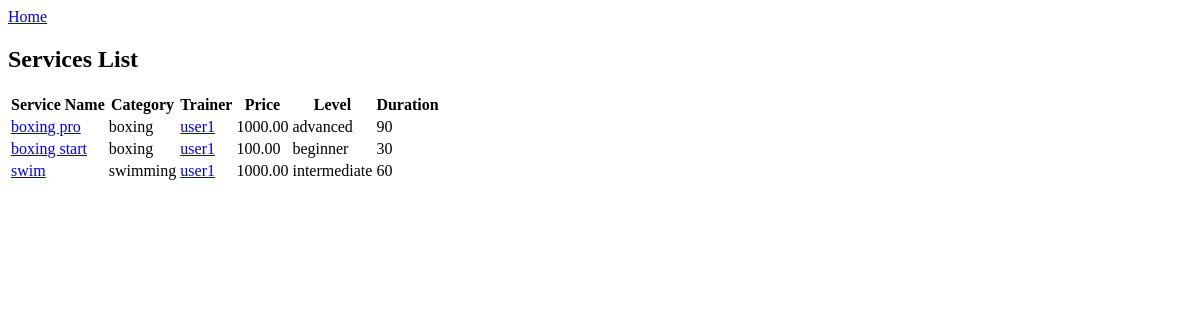
/services/, run on an earlier commit of the app's database.
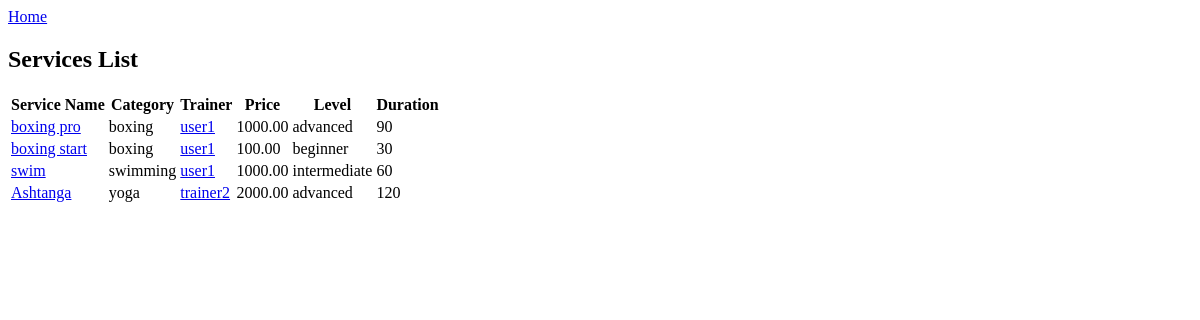
And on a later commit of the database.
### trainer/models.py (models this page shows, shortened)
class Service(models.Model):
    name = models.CharField(max_length=50)
    category = models.ForeignKey(Category, on_delete=models.CASCADE)
    trainer = models.ForeignKey(User, on_delete=models.CASCADE, related_name='services')
    price = models.DecimalField(max_digits=7, decimal_places=2)
    level = models.CharField(max_length=50)
    duration = models.IntegerField(null=True)

class Category(models.Model):
    name = models.CharField(max_length=50)

### trainer/views.py (the view, shortened to what this page needs)
# urls.py: path('services/', trainer.views.services, name='services'),
def services(request):
    is_trainer = request.user.groups.filter(name='trainer').exists()
    trainer_id = request.GET.get('trainer_id')
    selected_services = Service.objects.filter(trainer_id=trainer_id) if trainer_id else Service.objects.all()
    if request.method == 'GET':
        form = ServiceForm() if is_trainer else None
        return render(request, 'services.html', {"selected_services": selected_services, "form": form})

### trainer/templatetags/custom_filters.py (called while the page is built)
@register.filter(name='has_group')
def has_group(user, group_name):
    group = Group.objects.filter(name=group_name).first()
    return group is not None and group in user.groups.all()

### templates/services.html (shortened to what this page needs)
<!DOCTYPE html>
<html lang="en">
<head>
</head>
<body>
    <a href="{% url 'index_page' %}">Home</a><br>
    <h2>Services List</h2>
    <table>
        <thead>
            <tr>
                <th>Service Name</th>
                <th>Category</th>
                <th>Trainer</th>
                <th>Price</th>
                <th>Level</th>
                <th>Duration</th>
            </tr>
        </thead>
        <tbody>
            {% for service in selected_services %}
            <tr>
                <td><a href="{% url 'specific_service' service.id %}">{{ service.name }}</a></td>
                <td>{{ service.category.name }}</td>
                <td><a href="{% url 'specific_trainer' service.trainer.id %}">{{ service.trainer.username }}</a></td>
                <td>{{ service.price }}</td>
                <td>{{ service.level }}</td>
                <td>{{ service.duration }}</td>
            </tr>
            {% endfor %}
        </tbody>
    </table>
    {% load custom_filters %}
</body>
</html>

What changed in the data, as far as the page shows it:
added Service: name "Ashtanga", category.name "yoga", trainer.username "trainer2", price "2000.00", level "advanced", duration "120"
